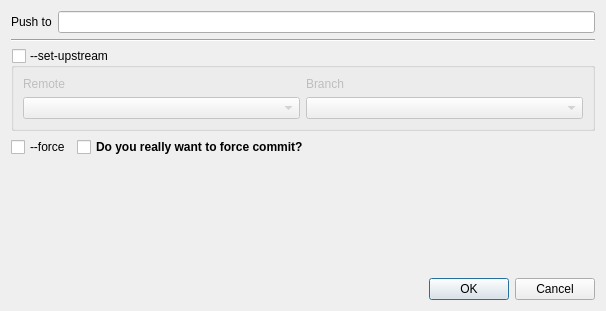
<?xml version="1.0" encoding="UTF-8"?>
<ui version="4.0">
 <class>PushDialog</class>
 <widget class="QDialog" name="PushDialog">
  <property name="geometry">
   <rect>
    <x>0</x>
    <y>0</y>
    <width>606</width>
    <height>311</height>
   </rect>
  </property>
  <property name="windowTitle">
   <string>Push</string>
  </property>
  <layout class="QVBoxLayout" name="verticalLayout">
   <item>
    <layout class="QHBoxLayout" name="horizontalLayout_3">
     <item>
      <widget class="QLabel" name="label_3">
       <property name="text">
        <string>Push to</string>
       </property>
      </widget>
     </item>
     <item>
      <widget class="ReadOnlyLineEdit" name="lineEdit_url"/>
     </item>
    </layout>
   </item>
   <item>
    <widget class="Line" name="line">
     <property name="orientation">
      <enum>Qt::Orientation::Horizontal</enum>
     </property>
    </widget>
   </item>
   <item>
    <widget class="QGroupBox" name="groupBox_set_upstream">
     <property name="title">
      <string>--set-upstream</string>
     </property>
     <property name="checkable">
      <bool>true</bool>
     </property>
     <property name="checked">
      <bool>false</bool>
     </property>
     <layout class="QGridLayout" name="gridLayout">
      <item row="0" column="0">
       <widget class="QLabel" name="label">
        <property name="text">
         <string>Remote</string>
        </property>
       </widget>
      </item>
      <item row="0" column="1">
       <widget class="QLabel" name="label_2">
        <property name="text">
         <string>Branch</string>
        </property>
       </widget>
      </item>
      <item row="1" column="0">
       <widget class="QComboBox" name="comboBox_remote"/>
      </item>
      <item row="1" column="1">
       <widget class="QComboBox" name="comboBox_branch"/>
      </item>
     </layout>
    </widget>
   </item>
   <item>
    <layout class="QHBoxLayout" name="horizontalLayout_2">
     <item>
      <widget class="QCheckBox" name="checkBox_force">
       <property name="text">
        <string>--force</string>
       </property>
      </widget>
     </item>
     <item>
      <widget class="QCheckBox" name="checkBox_really_force">
       <property name="sizePolicy">
        <sizepolicy hsizetype="Expanding" vsizetype="Fixed">
         <horstretch>0</horstretch>
         <verstretch>0</verstretch>
        </sizepolicy>
       </property>
       <property name="font">
        <font>
         <bold>true</bold>
        </font>
       </property>
       <property name="text">
        <string>Do you really want to force commit?</string>
       </property>
      </widget>
     </item>
    </layout>
   </item>
   <item>
    <spacer name="verticalSpacer">
     <property name="orientation">
      <enum>Qt::Orientation::Vertical</enum>
     </property>
     <property name="sizeHint" stdset="0">
      <size>
       <width>20</width>
       <height>40</height>
      </size>
     </property>
    </spacer>
   </item>
   <item>
    <layout class="QHBoxLayout" name="horizontalLayout">
     <item>
      <spacer name="horizontalSpacer">
       <property name="orientation">
        <enum>Qt::Orientation::Horizontal</enum>
       </property>
       <property name="sizeHint" stdset="0">
        <size>
         <width>40</width>
         <height>20</height>
        </size>
       </property>
      </spacer>
     </item>
     <item>
      <widget class="QPushButton" name="pushButton_ok">
       <property name="text">
        <string>OK</string>
       </property>
      </widget>
     </item>
     <item>
      <widget class="QPushButton" name="pushButton_2">
       <property name="text">
        <string>Cancel</string>
       </property>
      </widget>
     </item>
    </layout>
   </item>
  </layout>
 </widget>
 <customwidgets>
  <customwidget>
   <class>ReadOnlyLineEdit</class>
   <extends>QLineEdit</extends>
   <header>ReadOnlyLineEdit.h</header>
  </customwidget>
 </customwidgets>
 <resources/>
 <connections>
  <connection>
   <sender>pushButton_ok</sender>
   <signal>clicked()</signal>
   <receiver>PushDialog</receiver>
   <slot>accept()</slot>
   <hints>
    <hint type="sourcelabel">
     <x>276</x>
     <y>62</y>
    </hint>
    <hint type="destinationlabel">
     <x>287</x>
     <y>116</y>
    </hint>
   </hints>
  </connection>
  <connection>
   <sender>pushButton_2</sender>
   <signal>clicked()</signal>
   <receiver>PushDialog</receiver>
   <slot>reject()</slot>
   <hints>
    <hint type="sourcelabel">
     <x>347</x>
     <y>69</y>
    </hint>
    <hint type="destinationlabel">
     <x>347</x>
     <y>103</y>
    </hint>
   </hints>
  </connection>
 </connections>
</ui>
